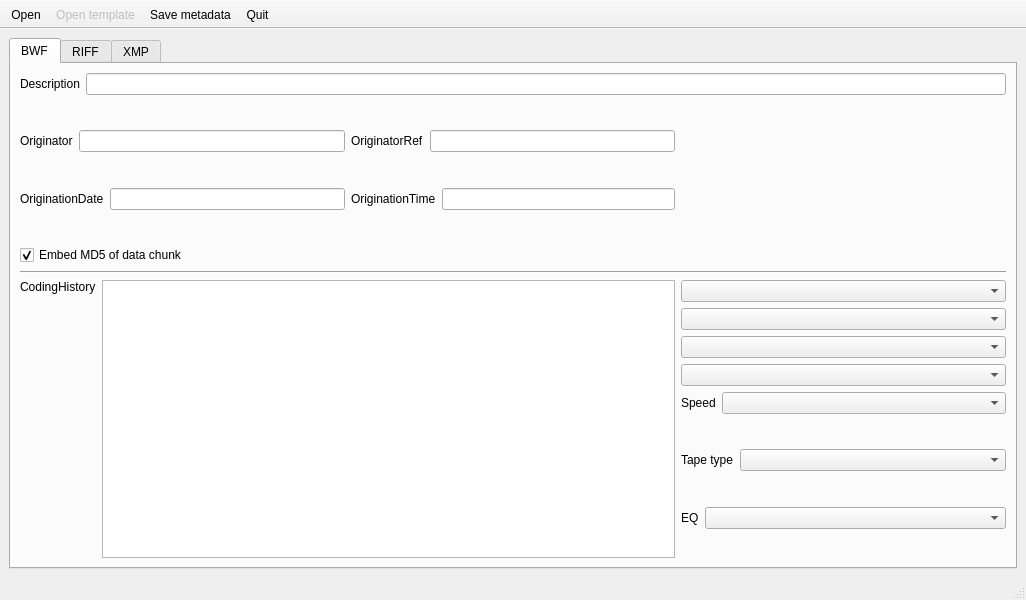
<?xml version="1.0" encoding="UTF-8"?>
<ui version="4.0">
 <class>autoBWF</class>
 <widget class="QMainWindow" name="autoBWF">
  <property name="geometry">
   <rect>
    <x>0</x>
    <y>0</y>
    <width>1026</width>
    <height>600</height>
   </rect>
  </property>
  <property name="windowTitle">
   <string>autoBWF</string>
  </property>
  <widget class="QWidget" name="centralwidget">
   <layout class="QGridLayout" name="gridLayout_4">
    <item row="0" column="0">
     <widget class="QTabWidget" name="tabWidget">
      <property name="currentIndex">
       <number>0</number>
      </property>
      <widget class="QWidget" name="bwfTab">
       <attribute name="title">
        <string>BWF</string>
       </attribute>
       <layout class="QGridLayout" name="gridLayout_3">
        <item row="0" column="0">
         <layout class="QGridLayout" name="gridLayout_2">
          <item row="0" column="0" colspan="3">
           <layout class="QHBoxLayout" name="horizontalLayout">
            <item>
             <layout class="QFormLayout" name="formLayout_7">
              <property name="fieldGrowthPolicy">
               <enum>QFormLayout::ExpandingFieldsGrow</enum>
              </property>
              <item row="0" column="0">
               <widget class="QLabel" name="descriptionLabel">
                <property name="text">
                 <string>Description</string>
                </property>
               </widget>
              </item>
              <item row="0" column="1">
               <widget class="QLineEdit" name="descriptionLine"/>
              </item>
             </layout>
            </item>
           </layout>
          </item>
          <item row="1" column="0">
           <layout class="QHBoxLayout" name="horizontalLayout_3">
            <item>
             <layout class="QFormLayout" name="formLayout">
              <property name="fieldGrowthPolicy">
               <enum>QFormLayout::ExpandingFieldsGrow</enum>
              </property>
              <item row="0" column="0">
               <widget class="QLabel" name="originatorLabel">
                <property name="text">
                 <string>Originator</string>
                </property>
               </widget>
              </item>
              <item row="0" column="1">
               <widget class="QLineEdit" name="originatorLine"/>
              </item>
             </layout>
            </item>
           </layout>
          </item>
          <item row="1" column="1">
           <layout class="QHBoxLayout" name="horizontalLayout_4">
            <item>
             <layout class="QFormLayout" name="formLayout_2">
              <property name="fieldGrowthPolicy">
               <enum>QFormLayout::ExpandingFieldsGrow</enum>
              </property>
              <item row="0" column="1">
               <widget class="QLineEdit" name="originatorRefLine"/>
              </item>
              <item row="0" column="0">
               <widget class="QLabel" name="originatorRefLabel">
                <property name="text">
                 <string>OriginatorRef</string>
                </property>
               </widget>
              </item>
             </layout>
            </item>
           </layout>
          </item>
          <item row="2" column="0">
           <layout class="QHBoxLayout" name="horizontalLayout_5">
            <item>
             <layout class="QFormLayout" name="formLayout_3">
              <property name="fieldGrowthPolicy">
               <enum>QFormLayout::ExpandingFieldsGrow</enum>
              </property>
              <item row="0" column="1">
               <widget class="QLineEdit" name="originationDateLine"/>
              </item>
              <item row="0" column="0">
               <widget class="QLabel" name="originationDateLabel">
                <property name="text">
                 <string>OriginationDate</string>
                </property>
                <property name="textInteractionFlags">
                 <set>Qt::LinksAccessibleByMouse</set>
                </property>
               </widget>
              </item>
             </layout>
            </item>
           </layout>
          </item>
          <item row="2" column="1">
           <layout class="QHBoxLayout" name="horizontalLayout_6">
            <item>
             <layout class="QFormLayout" name="formLayout_4">
              <property name="fieldGrowthPolicy">
               <enum>QFormLayout::ExpandingFieldsGrow</enum>
              </property>
              <item row="0" column="0">
               <widget class="QLabel" name="originationTimeLabel">
                <property name="text">
                 <string>OriginationTime</string>
                </property>
               </widget>
              </item>
              <item row="0" column="1">
               <widget class="QLineEdit" name="originationTimeLine"/>
              </item>
             </layout>
            </item>
           </layout>
          </item>
          <item row="3" column="0">
           <widget class="QCheckBox" name="md5Check">
            <property name="text">
             <string>Embed MD5 of data chunk</string>
            </property>
            <property name="checked">
             <bool>true</bool>
            </property>
           </widget>
          </item>
          <item row="4" column="0" colspan="3">
           <widget class="Line" name="line">
            <property name="orientation">
             <enum>Qt::Horizontal</enum>
            </property>
           </widget>
          </item>
          <item row="5" column="0" rowspan="7" colspan="2">
           <layout class="QGridLayout" name="gridLayout">
            <item row="0" column="0">
             <widget class="QLabel" name="codingHistoryLabel">
              <property name="text">
               <string>CodingHistory</string>
              </property>
             </widget>
            </item>
            <item row="0" column="1" rowspan="2">
             <widget class="QPlainTextEdit" name="codingHistoryText"/>
            </item>
            <item row="1" column="0">
             <spacer name="verticalSpacer">
              <property name="orientation">
               <enum>Qt::Vertical</enum>
              </property>
              <property name="sizeHint" stdset="0">
               <size>
                <width>20</width>
                <height>198</height>
               </size>
              </property>
             </spacer>
            </item>
           </layout>
          </item>
          <item row="5" column="2">
           <widget class="QComboBox" name="deckSelect">
            <property name="sizePolicy">
             <sizepolicy hsizetype="Expanding" vsizetype="Fixed">
              <horstretch>0</horstretch>
              <verstretch>0</verstretch>
             </sizepolicy>
            </property>
            <property name="editable">
             <bool>false</bool>
            </property>
           </widget>
          </item>
          <item row="6" column="2">
           <widget class="QComboBox" name="softwareSelect">
            <property name="sizePolicy">
             <sizepolicy hsizetype="Expanding" vsizetype="Fixed">
              <horstretch>0</horstretch>
              <verstretch>0</verstretch>
             </sizepolicy>
            </property>
            <property name="editable">
             <bool>false</bool>
            </property>
           </widget>
          </item>
          <item row="7" column="2">
           <widget class="QComboBox" name="adcSelect">
            <property name="sizePolicy">
             <sizepolicy hsizetype="Expanding" vsizetype="Fixed">
              <horstretch>0</horstretch>
              <verstretch>0</verstretch>
             </sizepolicy>
            </property>
            <property name="editable">
             <bool>false</bool>
            </property>
           </widget>
          </item>
          <item row="8" column="2">
           <widget class="QComboBox" name="mediaSelect">
            <property name="sizePolicy">
             <sizepolicy hsizetype="Expanding" vsizetype="Fixed">
              <horstretch>0</horstretch>
              <verstretch>0</verstretch>
             </sizepolicy>
            </property>
            <property name="editable">
             <bool>false</bool>
            </property>
           </widget>
          </item>
          <item row="9" column="2">
           <layout class="QFormLayout" name="formLayout_10">
            <property name="fieldGrowthPolicy">
             <enum>QFormLayout::ExpandingFieldsGrow</enum>
            </property>
            <item row="0" column="0">
             <widget class="QLabel" name="label_7">
              <property name="text">
               <string>Speed</string>
              </property>
             </widget>
            </item>
            <item row="0" column="1">
             <widget class="QComboBox" name="speedSelect">
              <property name="sizePolicy">
               <sizepolicy hsizetype="Expanding" vsizetype="Fixed">
                <horstretch>0</horstretch>
                <verstretch>0</verstretch>
               </sizepolicy>
              </property>
              <property name="editable">
               <bool>false</bool>
              </property>
             </widget>
            </item>
           </layout>
          </item>
          <item row="10" column="2">
           <layout class="QFormLayout" name="formLayout_12">
            <property name="fieldGrowthPolicy">
             <enum>QFormLayout::ExpandingFieldsGrow</enum>
            </property>
            <item row="0" column="1">
             <widget class="QComboBox" name="typeSelect">
              <property name="sizePolicy">
               <sizepolicy hsizetype="Expanding" vsizetype="Fixed">
                <horstretch>0</horstretch>
                <verstretch>0</verstretch>
               </sizepolicy>
              </property>
              <property name="editable">
               <bool>false</bool>
              </property>
             </widget>
            </item>
            <item row="0" column="0">
             <widget class="QLabel" name="label_13">
              <property name="text">
               <string>Tape type</string>
              </property>
             </widget>
            </item>
           </layout>
          </item>
          <item row="11" column="2">
           <layout class="QFormLayout" name="formLayout_11">
            <property name="fieldGrowthPolicy">
             <enum>QFormLayout::ExpandingFieldsGrow</enum>
            </property>
            <item row="0" column="0">
             <widget class="QLabel" name="label_12">
              <property name="text">
               <string>EQ</string>
              </property>
             </widget>
            </item>
            <item row="0" column="1">
             <widget class="QComboBox" name="eqSelect">
              <property name="sizePolicy">
               <sizepolicy hsizetype="Expanding" vsizetype="Fixed">
                <horstretch>0</horstretch>
                <verstretch>0</verstretch>
               </sizepolicy>
              </property>
              <property name="editable">
               <bool>false</bool>
              </property>
             </widget>
            </item>
           </layout>
          </item>
         </layout>
        </item>
       </layout>
      </widget>
      <widget class="QWidget" name="riffTab">
       <attribute name="title">
        <string>RIFF</string>
       </attribute>
       <layout class="QGridLayout" name="gridLayout_6">
        <item row="0" column="0">
         <layout class="QGridLayout" name="gridLayout_5">
          <item row="0" column="0" colspan="2">
           <layout class="QHBoxLayout" name="horizontalLayout_7">
            <item>
             <layout class="QFormLayout" name="formLayout_5">
              <property name="fieldGrowthPolicy">
               <enum>QFormLayout::ExpandingFieldsGrow</enum>
              </property>
              <item row="0" column="0">
               <widget class="QLabel" name="titleLabel">
                <property name="text">
                 <string>Title (INAM)</string>
                </property>
               </widget>
              </item>
              <item row="0" column="1">
               <widget class="QLineEdit" name="titleLine"/>
              </item>
             </layout>
            </item>
           </layout>
          </item>
          <item row="1" column="0">
           <layout class="QHBoxLayout" name="horizontalLayout_2">
            <item>
             <widget class="QLabel" name="creationDateLabel">
              <property name="text">
               <string>Creation Date (ICRD)</string>
              </property>
             </widget>
            </item>
            <item>
             <widget class="QLineEdit" name="creationDateLine"/>
            </item>
           </layout>
          </item>
          <item row="1" column="1" rowspan="4">
           <layout class="QHBoxLayout" name="horizontalLayout_11">
            <item>
             <layout class="QFormLayout" name="formLayout_13">
              <property name="fieldGrowthPolicy">
               <enum>QFormLayout::ExpandingFieldsGrow</enum>
              </property>
              <item row="0" column="0">
               <widget class="QLabel" name="commentLabel">
                <property name="text">
                 <string>Comment (ICMT)</string>
                </property>
               </widget>
              </item>
              <item row="0" column="1">
               <widget class="QPlainTextEdit" name="commentText"/>
              </item>
             </layout>
            </item>
           </layout>
          </item>
          <item row="2" column="0">
           <layout class="QFormLayout" name="formLayout_17">
            <property name="fieldGrowthPolicy">
             <enum>QFormLayout::ExpandingFieldsGrow</enum>
            </property>
            <item row="0" column="0">
             <widget class="QLabel" name="sourceLabel">
              <property name="text">
               <string>Source (ISRC)</string>
              </property>
             </widget>
            </item>
            <item row="0" column="1">
             <widget class="QComboBox" name="sourceSelect">
              <property name="sizePolicy">
               <sizepolicy hsizetype="Expanding" vsizetype="Fixed">
                <horstretch>0</horstretch>
                <verstretch>0</verstretch>
               </sizepolicy>
              </property>
              <property name="editable">
               <bool>true</bool>
              </property>
             </widget>
            </item>
           </layout>
          </item>
          <item row="3" column="0">
           <layout class="QFormLayout" name="formLayout_6">
            <property name="fieldGrowthPolicy">
             <enum>QFormLayout::ExpandingFieldsGrow</enum>
            </property>
            <item row="0" column="0">
             <widget class="QLabel" name="technicianLabel">
              <property name="text">
               <string>Technician (ITCH)</string>
              </property>
             </widget>
            </item>
            <item row="0" column="1">
             <widget class="QComboBox" name="technicianBox">
              <property name="sizePolicy">
               <sizepolicy hsizetype="Expanding" vsizetype="Fixed">
                <horstretch>0</horstretch>
                <verstretch>0</verstretch>
               </sizepolicy>
              </property>
              <property name="editable">
               <bool>true</bool>
              </property>
             </widget>
            </item>
           </layout>
          </item>
          <item row="4" column="0">
           <layout class="QFormLayout" name="formLayout_14">
            <property name="fieldGrowthPolicy">
             <enum>QFormLayout::ExpandingFieldsGrow</enum>
            </property>
            <item row="0" column="0">
             <widget class="QLabel" name="isftLabel">
              <property name="text">
               <string>ISFT</string>
              </property>
             </widget>
            </item>
            <item row="0" column="1">
             <widget class="QComboBox" name="isftSelect">
              <property name="sizePolicy">
               <sizepolicy hsizetype="Expanding" vsizetype="Fixed">
                <horstretch>0</horstretch>
                <verstretch>0</verstretch>
               </sizepolicy>
              </property>
              <property name="editable">
               <bool>true</bool>
              </property>
             </widget>
            </item>
           </layout>
          </item>
          <item row="5" column="0" colspan="2">
           <layout class="QHBoxLayout" name="horizontalLayout_9">
            <item>
             <layout class="QFormLayout" name="formLayout_8">
              <property name="fieldGrowthPolicy">
               <enum>QFormLayout::ExpandingFieldsGrow</enum>
              </property>
              <item row="0" column="0">
               <widget class="QLabel" name="copyrightLabel">
                <property name="text">
                 <string>Copyright (ICOP)</string>
                </property>
               </widget>
              </item>
              <item row="0" column="1">
               <widget class="QPlainTextEdit" name="copyrightText"/>
              </item>
             </layout>
            </item>
            <item>
             <layout class="QVBoxLayout" name="verticalLayout">
              <item>
               <widget class="QLabel" name="label_10">
                <property name="text">
                 <string>Replace with boilerplate:</string>
                </property>
               </widget>
              </item>
              <item>
               <widget class="QComboBox" name="copyrightSelect"/>
              </item>
              <item>
               <spacer name="verticalSpacer_2">
                <property name="orientation">
                 <enum>Qt::Vertical</enum>
                </property>
                <property name="sizeHint" stdset="0">
                 <size>
                  <width>20</width>
                  <height>40</height>
                 </size>
                </property>
               </spacer>
              </item>
             </layout>
            </item>
           </layout>
          </item>
         </layout>
        </item>
       </layout>
      </widget>
      <widget class="QWidget" name="xmpTab">
       <attribute name="title">
        <string>XMP</string>
       </attribute>
       <widget class="QWidget" name="layoutWidget">
        <property name="geometry">
         <rect>
          <x>21</x>
          <y>21</y>
          <width>971</width>
          <height>198</height>
         </rect>
        </property>
        <layout class="QHBoxLayout" name="horizontalLayout_10">
         <item>
          <layout class="QHBoxLayout" name="horizontalLayout_12">
           <item>
            <layout class="QFormLayout" name="formLayout_15">
             <property name="fieldGrowthPolicy">
              <enum>QFormLayout::ExpandingFieldsGrow</enum>
             </property>
             <item row="0" column="0">
              <widget class="QLabel" name="commentLabel_2">
               <property name="text">
                <string>Description</string>
               </property>
              </widget>
             </item>
             <item row="0" column="1">
              <widget class="QPlainTextEdit" name="descriptionText"/>
             </item>
            </layout>
           </item>
          </layout>
         </item>
         <item>
          <layout class="QVBoxLayout" name="verticalLayout_2">
           <item>
            <layout class="QHBoxLayout" name="horizontalLayout_8">
             <item>
              <widget class="QLabel" name="creationDateLabel_2">
               <property name="text">
                <string>Language</string>
               </property>
              </widget>
             </item>
             <item>
              <widget class="QLineEdit" name="languageLine"/>
             </item>
            </layout>
           </item>
           <item>
            <layout class="QFormLayout" name="formLayout_18">
             <property name="fieldGrowthPolicy">
              <enum>QFormLayout::ExpandingFieldsGrow</enum>
             </property>
             <item row="0" column="0">
              <widget class="QLabel" name="sourceLabel_2">
               <property name="text">
                <string>Copyright holder</string>
               </property>
              </widget>
             </item>
             <item row="0" column="1">
              <widget class="QComboBox" name="rightsOwnerSelect">
               <property name="sizePolicy">
                <sizepolicy hsizetype="Expanding" vsizetype="Fixed">
                 <horstretch>0</horstretch>
                 <verstretch>0</verstretch>
                </sizepolicy>
               </property>
               <property name="editable">
                <bool>true</bool>
               </property>
              </widget>
             </item>
            </layout>
           </item>
           <item>
            <layout class="QHBoxLayout" name="horizontalLayout_13">
             <item>
              <widget class="QLabel" name="creationDateLabel_4">
               <property name="text">
                <string>Interviewer</string>
               </property>
              </widget>
             </item>
             <item>
              <widget class="QLineEdit" name="interviewerLine"/>
             </item>
            </layout>
           </item>
           <item>
            <layout class="QHBoxLayout" name="horizontalLayout_14">
             <item>
              <widget class="QLabel" name="creationDateLabel_5">
               <property name="text">
                <string>Interviewee</string>
               </property>
              </widget>
             </item>
             <item>
              <widget class="QLineEdit" name="intervieweeLine"/>
             </item>
            </layout>
           </item>
           <item>
            <spacer name="verticalSpacer_3">
             <property name="orientation">
              <enum>Qt::Vertical</enum>
             </property>
             <property name="sizeHint" stdset="0">
              <size>
               <width>20</width>
               <height>40</height>
              </size>
             </property>
            </spacer>
           </item>
          </layout>
         </item>
        </layout>
       </widget>
      </widget>
     </widget>
    </item>
   </layout>
  </widget>
  <widget class="QStatusBar" name="statusbar"/>
  <widget class="QToolBar" name="toolBar">
   <property name="windowTitle">
    <string>toolBar</string>
   </property>
   <property name="movable">
    <bool>false</bool>
   </property>
   <property name="floatable">
    <bool>false</bool>
   </property>
   <attribute name="toolBarArea">
    <enum>TopToolBarArea</enum>
   </attribute>
   <attribute name="toolBarBreak">
    <bool>false</bool>
   </attribute>
   <addaction name="actionOpen"/>
   <addaction name="actionOpen_template"/>
   <addaction name="actionUpdate_metadata"/>
   <addaction name="actionQuit"/>
  </widget>
  <action name="actionUpdate_metadata">
   <property name="text">
    <string>Save metadata</string>
   </property>
  </action>
  <action name="actionOpen">
   <property name="text">
    <string>Open...</string>
   </property>
  </action>
  <action name="actionQuit">
   <property name="text">
    <string>Quit</string>
   </property>
   <property name="shortcut">
    <string>Q</string>
   </property>
  </action>
  <action name="actionOpen_template">
   <property name="enabled">
    <bool>false</bool>
   </property>
   <property name="text">
    <string>Open template...</string>
   </property>
  </action>
 </widget>
 <resources/>
 <connections/>
</ui>
